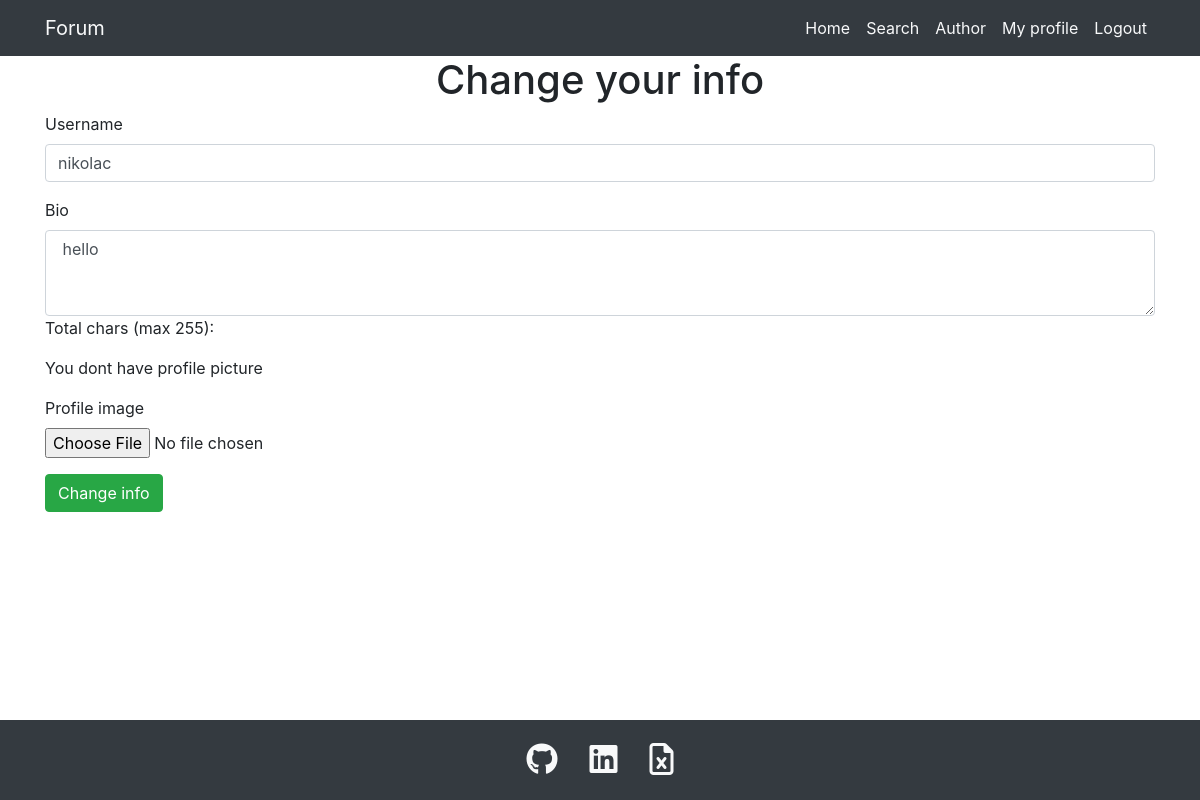
Screenshot of /index.php?page=changeprofile&width=1 (signed in) with the database file from the repository.
### tables this page shows
CREATE TABLE `menu` (
  `id` int(11) NOT NULL,
  `name` varchar(50) NOT NULL,
  `url` varchar(100) NOT NULL,
  `auth` int(11) NOT NULL
);

CREATE TABLE `users` (
  `id` int(11) NOT NULL,
  `username` varchar(15) NOT NULL,
  `email` varchar(50) NOT NULL,
  `password` varchar(75) NOT NULL,
  `bio` varchar(255) DEFAULT NULL,
  `profileimg` varchar(100) DEFAULT NULL,
  `createdat` timestamp NOT NULL DEFAULT current_timestamp(),
  `randnum` varchar(64) NOT NULL,
  `isverified` int(11) NOT NULL,
  `role` int(11) NOT NULL
);

CREATE TABLE `footer` (
  `id` int(11) NOT NULL,
  `href` varchar(100) NOT NULL,
  `class` varchar(100) NOT NULL
);

### models/menu/get_menu.php (called while the page is built)
<?php
function get_menu($auth_lvl, $pdo){
    $sql = "SELECT name, url FROM menu WHERE auth = :a";
    $stmt = $pdo->prepare($sql);
    $stmt->bindParam(":a", $auth_lvl);
    $stmt->execute();
    $data = $stmt->fetchAll();
    return $data;
}

### models/user/get_user_data.php (called while the page is built)
<?php
$sql = "SELECT username, email, bio, profileimg
        FROM users
        WHERE id = :u";
$stmt = $pdo->prepare($sql);
$stmt->bindParam(":u", $_SESSION["userid"]);
$stmt->execute();
$user = $stmt->fetchAll();

### models/footer/get_footer.php (called while the page is built)
<?php
$sql = "SELECT * FROM footer";
$stmt = $pdo->query($sql);
$stmt->execute();
$footer_data = $stmt->fetchAll();

### views/users/change_profile.php (the view, shortened to what this page needs)
<?php
    require_once "models/user/get_user_data.php";
?>
<div class="container">
    <div class="row">
        <div class="col-12">
        <h1 class="text-center">Change your info</h1>
        <form method="POST" action="models/user/update_profile.php" enctype="multipart/form-data">
            <div class="form-group">
                <label for="username">Username</label>
                <input type="text" class="form-control" id="username" name="username" value="<?= $user[0]["username"] ?>">
            </div>
            <div class="form-group">
                <label for="bio">Bio</label>
                <textarea class="form-control" id="bio" name="bio" rows="3"> <?= $user[0]["bio"] ?> </textarea>
                <p>Total chars (max 255):
                </p>
            </div>
            <?php if($user[0]["profileimg"]): ?>
                <img src="uploads/<?= $user[0]["profileimg"]?>" alt="profile image">
            <?php else: ?>
                <p>You dont have profile picture</p>
            <?php endif ?>
            <div class="form-group">
                <label for="profileimg">Profile image</label>
                <input type="file" class="form-control-file" id="profileimg" name="profileimg">
            </div>
            <button type="submit" class="btn btn-success">Change info</button>
        </form>
        </div>
    </div>
</div>

### views/fixed/navbar.php (shortened to what this page needs)
<?php
    require_once "models/menu/get_menu.php";
    $basic_menu = get_menu(2, $pdo);
    $auth_menu = get_menu(1, $pdo);
    $unauth_menu = get_menu(0, $pdo);
?>
<nav class="navbar navbar-expand-lg navbar-light bg-light bg-dark">
  <div class="container">
    <a class="navbar-brand text-light" href="index.php">Forum</a>
    <div class="collapse navbar-collapse" id="navbarTogglerDemo02">
        <ul class="navbar-nav ml-auto mt-2 mt-lg-0">
        <?php foreach($basic_menu as $b): ?>
            <li class="nav-item active">
                <a class="nav-link text-light" href="<?= $b["url"] ?>"> <?= $b["name"] ?> </a>
            </li>
        <?php endforeach ?>
        <?php if(!isset($_SESSION["role"])): ?>
            <?php foreach($unauth_menu as $a): ?>
                <li class="nav-item active">
                    <a class="nav-link text-light" href="<?= $a["url"] ?>"> <?= $a["name"] ?> </a>
                </li>
            <?php endforeach ?>
        <?php else: ?>
            <?php foreach($auth_menu as $a): ?>
                <li class="nav-item active">
                    <a class="nav-link text-light" href="<?= $a["url"] ?>"> <?= $a["name"] ?> </a>
                </li>
            <?php endforeach ?>
        <?php endif ?>
        </ul>
    </div>
  </div>
</nav>

### views/fixed/footer.php
            </div>
        <footer id="footer" class="bg-dark">
            <div class="col-12  container">
                <div class="d-flex justify-content-center">
                    <?php foreach($footer_data as $fd): ?>
                        <a target="_blank" class="text-light text-decoration-none font-20 m-3" href="<?= $fd["href"] ?>">
                            <i class="<?= $fd["class"] ?>"></i>
                        </a>
                    <?php endforeach ?>
                </div>
            </div>
        </footer>
    </body>
</html>

### assets/css/main.css (style rules this page uses)
#footer { position: absolute; bottom: 0; width: 100%; height: 80px; }
.font-20 { font-size: 2rem; }

### rows the page displays
menu: name "Home"
menu: name "Search"
menu: name "Author"
menu: name "My profile"
menu: name "Logout"
users: username "nikolac", bio "hello"
